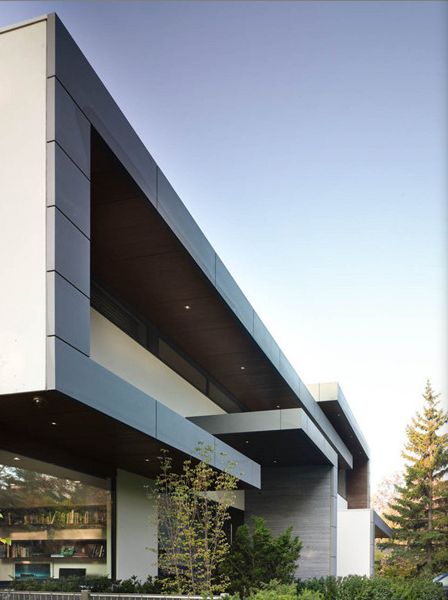
#> input picture lab/lab4/building.png, 448 x 600 px
$ python 4-B.py
#> lines starting #> are read from the running program, lines starting #| are printed output that depends on the picture
import cv2
import numpy as np

image = cv2.imread('building.png')
#> image is the input picture: shape (600, 448, 3); mean B, G, R 148.6, 143.9, 138.7

def get_edges(image):
    edges = cv2.Canny(
        image,
        threshold1=100,
        threshold2=150
    )
    return edges

def get_lines(image):
    return cv2.HoughLinesP(image, rho=1, theta=np.pi / 180, threshold=180)

def draw(image, lines):
    lines = sorted(
        lines,
        key=lambda x: (x[0][0] - x[0][2]) ** 2 + (x[0][1] - x[0][3]) ** 2,
        reverse=True
    )
    lines = lines[:5]
    for line in lines:
        x1, y1, x2, y2 = line[0]
        cv2.line(image, (x1, y1), (x2, y2), (0, 255, 0), 2)

ksize_ar = [1, 3, 5, 7, 9]
for ksize in ksize_ar:
    image_blurred = cv2.medianBlur(image, ksize)
    edges = get_edges(image_blurred)
    lines = get_lines(edges)
    draw(image_blurred, lines)
    cv2.imshow(f'Hough Lines with blurred kernel {ksize}', image_blurred)
#> this loop made 5 passes
#> pass 1, in get_edges, `edges = cv2.Canny( image, threshold1=100, threshold2=150 )`:
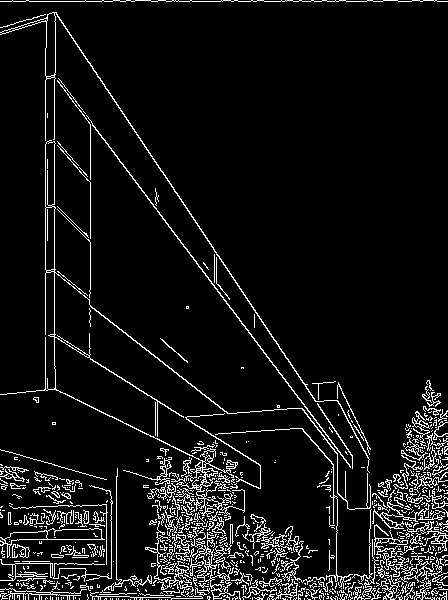
#> edges: shape (600, 448); 7.4% white in thin lines or dots
#> pass 1, `cv2.imshow(f'Hough Lines with blurred kernel {ksize}', image_blurred)`:
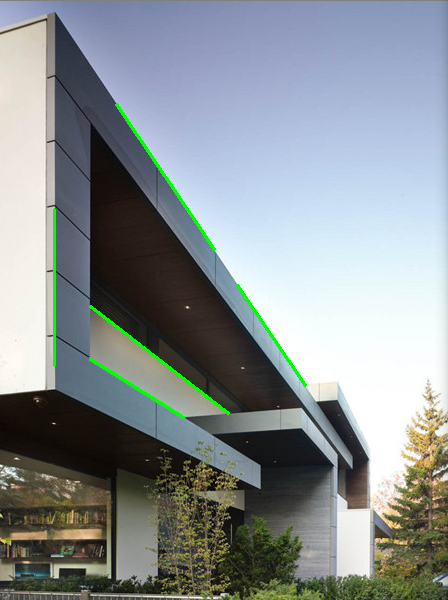
#> window 'Hough Lines with blurred kerne': shape (600, 448, 3); mean B, G, R 147.3, 144.9, 137.4
#> pass 2, in get_edges (call 2), `edges = cv2.Canny( image, threshold1=100, threshold2=150 )`:
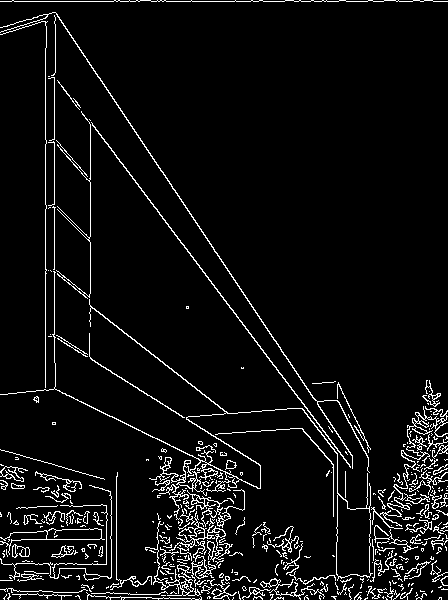
#> edges: shape (600, 448); 5.8% white in thin lines or dots
#> after the loop:
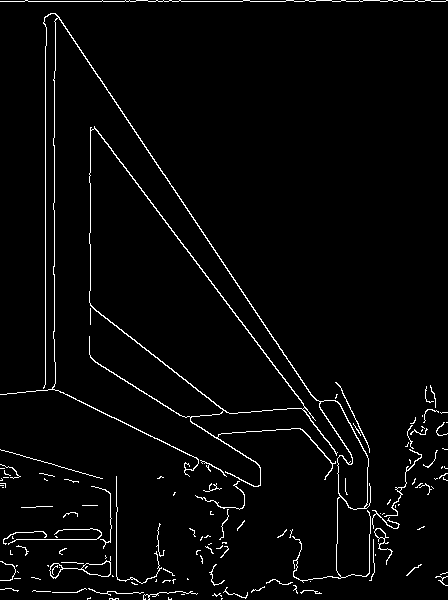
#> edges: shape (600, 448); 2.8% white in thin lines or dots
#> after the loop:
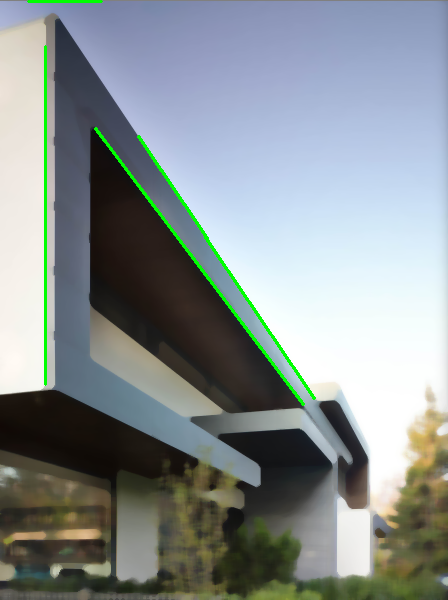
#> image_blurred: shape (600, 448, 3); mean B, G, R 146.3, 145, 136.5

cv2.waitKey()
cv2.destroyAllWindows()
